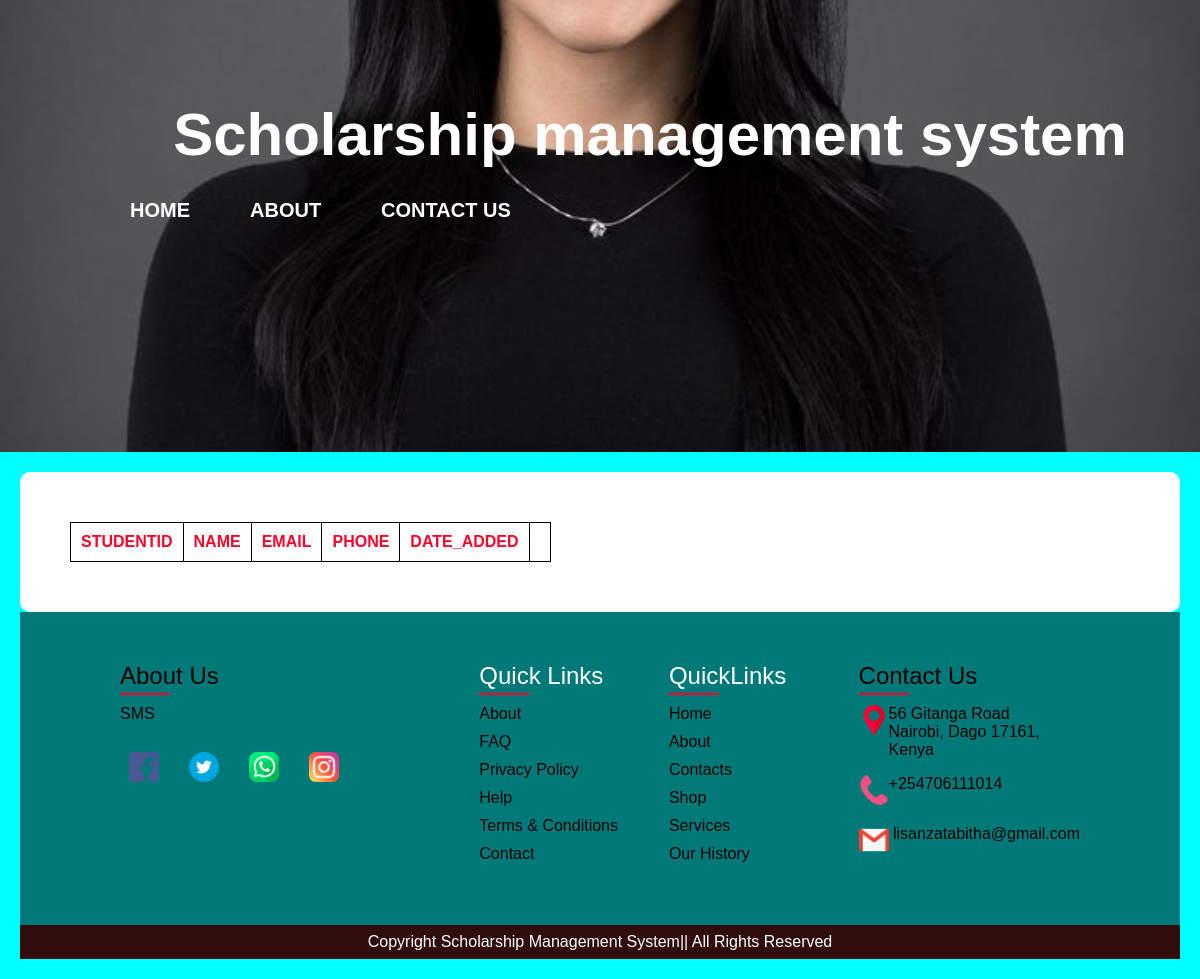
The page /student on the database as committed earlier.
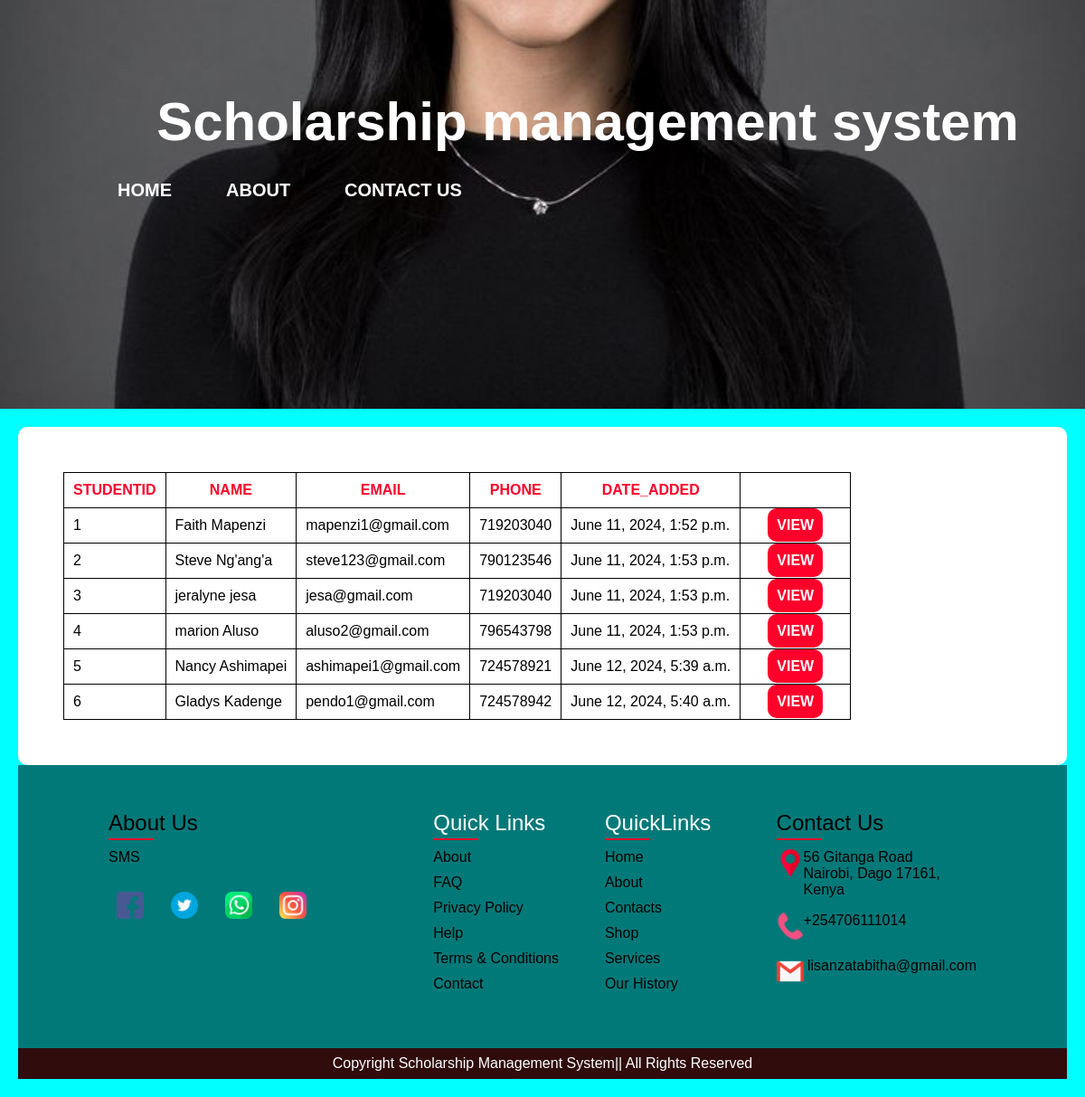
The same page on the database as committed later.
### smsApp/models.py (models this page shows, shortened)
class Student(models.Model):
    GENDER = (
        ('Female', 'Female'),
        ('Male', 'Male'),
    )
    firstname = models.CharField(max_length=100)
    lastname = models.CharField(max_length=100)
    email = models.CharField(max_length=100)
    phone = models.IntegerField()
    gender = models.CharField(max_length=100, choices=GENDER)
    date_added = models.DateTimeField(auto_now_add = True)

### smsApp/views.py (the view)
# urls.py: path('student',views.student, name='student'),
def student(request):
    students = Student.objects.all()
    context= {'students':students}
    return render(request, 'student.html', context)

### templates/student.html (shortened to what this page needs)
<!DOCTYPE html>
{% load static %}
<html lang="en">
<head>
    <link rel="stylesheet" href="{% static 'css/student.css' %}">
</head>
<body>
    <div class="toppage"style="background: url('{% static 'images/blacklady.jpg' %}'); background-repeat: no-repeat;background-position: center; background-size: cover;">
        <div class="pagename">
            <h1>Scholarship management system</h1>
        </div>
        <div class="navbar">
            <ul>
                <a href="#"><li>Home</li></a>
                <a href="#"><li>About</li></a>
                <a href="#"><li>Contact us</li></a>
            </ul>
        </div>
    </div>
    <div class="main">
        <div class="content">
            <table>
                <thead>
                    <tr>
                        <td>StudentID</td>
                        <td>Name</td>
                        <td>Email</td>
                        <td>Phone</td>
                        <td>Date_added</td>
                        <td></td>
                    </tr>
                </thead>
                {% for student in students %}
                <tbody>
                    <tr>
                        <td>{{ student.id }}</td>
                        <td>{{ student.firstname }} {{ student.lastname }}</td>
                        <td>{{ student.email }}</td>
                        <td>{{ student.phone }}</td>
                        <td>{{ student.date_added}}</td>
                        <td><a href="#">View</a></td>
                    </tr>
                </tbody>
                {% endfor %}
            </table>
        </div>
    <footer>
        <div class="container">
            <div class="aboutussec">
                <h2>About Us</h2>
                <p>SMS</p>
                <ul class="sci">
                    <li><a href="#"><img src="{% static 'images/facebook.png' %}"></a></li>
                    <li><a href="#"><img src="{% static 'images/twitter.png' %}"></a></li>
                    <li><a href="#"><img src="{% static 'images/whatsapp.png' %}"></a></li>
                    <li><a href="#"><img src="{% static 'images/instagram.png' %}"></a></li>
                </ul>
            </div>
            <div class="quicklinkssec">
                <h2>Quick Links</h2>
                <ul>
                    <li><a href="#">About</a></li>
                    <li><a href="#">FAQ</a></li>
                    <li><a href="#">Privacy Policy</a></li>
                    <li><a href="#">Help</a></li>
                    <li><a href="#">Terms & Conditions</a></li>
                    <li><a href="#">Contact</a></li>
                </ul>
            </div>
            <div class="quicklinkssec">
                <h2>QuickLinks</h2>
                <ul>
                    <li><a href="#">Home</a></li>
                    <li><a href="#">About</a></li>
                    <li><a href="#">Contacts</a></li>
                    <li><a href="#">Shop</a></li>
                    <li><a href="#">Services</a></li>
                    <li><a href="#">Our History</a></li>
                </ul>
            </div>
            <div class="contactssec">
                <h2>Contact Us</h2>
                <ul class="info">
                    <li>
                        <span><img src="{% static 'images/placeholder.png' %}"></span>
                        <span> 56 Gitanga Road <br>
                            Nairobi, Dago 17161,<br> Kenya</span>
                    </li>
                    <li>
                        <span><img src="{% static 'images/icons8-phone-26.png' %}"></span>
                        <p><a href="tel:+254706111014">+254706111014</a><br>
                        </p>
                    </li>
                    <li>
                        <span><img src="{% static 'images/gmail.png' %}"></span>
                        <p><a href="mailto:lisanzatabitha@gmail.com">&nbsplisanzatabitha@gmail.com</a><br>
                        </p>
                    </li>
                </ul>
            </div>
        </div>
    </footer>
    <div class="copyrighttext">
        <p>Copyright Scholarship Management System|| All Rights Reserved</p>
    </div>
</body>
</html>

### static/css/student.css (style rules this page uses)
* { padding: 0; margin: 0; font-family: Verdana, Geneva, Tahoma, sans-serif; box-sizing: border-box; }
body { background: aqua; }
.toppage { padding-bottom: 200px; padding-top: 100px; padding-left: 100px; background-repeat: no-repeat; background-size: cover; background-position: center; }
.pagename { color: white; text-align: center; font-size: 30px; font-weight: 700; }
.navbar ul { display: flex; }
.navbar ul a { color: white; text-decoration: none; text-transform: uppercase; font-size: 20px; font-weight: 600; padding-left: 20px; padding: 30px; transition: all 0.5s linear; }
.navbar ul a li { list-style: none; }
.main { padding: 20px; }
.main .content { background: #fff; border-radius: 10px; padding: 50px; }
.main .content table { border: 1px solid black; padding: 10px; }
.main .content table, th, td { border: 1px solid black; border-collapse: collapse; }
.main .content table thead tr { font-weight: 700; text-align: center; text-transform: uppercase; color: rgb(255, 0, 43); }
.main .content table thead tr td { padding: 10px; }
.main .content table tbody tr td { padding: 10px; }
.main .content table tbody tr td > a { background: rgb(255, 0, 43); padding: 10px; margin: 20px; text-transform: uppercase; text-decoration: none; color: #fff; font-weight: 600; border-radius: 10px; }
footer { position: relative; height: auto; padding: 50px 100px; background: rgb(1, 121, 121); }
footer .container { display: grid; grid-template-columns: 2fr 1fr 1fr 1fr; grid-gap: 20px; }
footer .container .aboutussec h2 { position: relative; color: black; font-weight: 500; margin-bottom: 15px; }
footer .container .aboutussec h2::before { content: ''; position: absolute; bottom: -5px; left: 0; width: 50px; height: 2px; background: rgb(255, 0, 43); }
footer .container .quicklinkssec h2 { position: relative; color: #fff; font-weight: 500; margin-bottom: 15px; }
footer .container .quicklinkssec h2::before { content: ''; position: absolute; bottom: -5px; left: 0; width: 50px; height: 2px; background: rgb(255, 0, 43); }
footer .container .contactssec h2 { position: relative; color: black; font-weight: 500; margin-bottom: 15px; }
footer .container .contactssec h2::before { content: ''; position: absolute; bottom: -5px; left: 0; width: 50px; height: 2px; background: rgb(255, 0, 43); }
footer .container .aboutussec p { color: black; }
.sci { margin-top: 20px; display: grid; grid-template-columns: repeat(4, 50px); grid-gap: 10px; }
.sci li { list-style: none; }
.sci li a { display: inline-block; width: 48px; height: 48px; display: grid; align-content: center; justify-content: center; text-decoration: none; border-radius: 4px; }
.sci li a img { height: 30px; width: 30px; }
.quicklinkssec { position: relative; }
.quicklinkssec li { list-style: none; }
.quicklinkssec li a { text-decoration: none; color: black; margin-bottom: 10px; display: inline-block; }
.info { position: relative; }
.info li { display: grid; grid-template-columns: 30px 1fr; margin-bottom: 16px; list-style: none; }
.info li img { height: 30px; width: 30px; }
.info li span { color: black; }
.info a { text-decoration: none; color: black; }
.copyrighttext { background: rgb(48, 12, 12); padding: 8px 100px; text-align: center; color: #fff; }

Rows that differ between the two databases and show on the page:
now on this page (row edited): Student: id "1", firstname "Faith", lastname "Mapenzi", email "mapenzi1@gmail.com", phone "719203040", date_added "June 11, 2024, 1:52 p.m."
now on this page (row edited): Student: id "2", firstname "Steve", lastname "Ng'ang'a", email "steve123@gmail.com", phone "790123546", date_added "June 11, 2024, 1:53 p.m."
now on this page (row edited): Student: id "3", firstname "jeralyne", lastname "jesa", email "jesa@gmail.com", phone "719203040", date_added "June 11, 2024, 1:53 p.m."
added Student: id "4", firstname "marion", lastname "Aluso", email "aluso2@gmail.com", phone "796543798", date_added "June 11, 2024, 1:53 p.m."
added Student: id "5", firstname "Nancy", lastname "Ashimapei", email "ashimapei1@gmail.com", phone "724578921", date_added "June 12, 2024, 5:39 a.m."
added Student: id "6", firstname "Gladys", lastname "Kadenge", email "pendo1@gmail.com", phone "724578942", date_added "June 12, 2024, 5:40 a.m."
